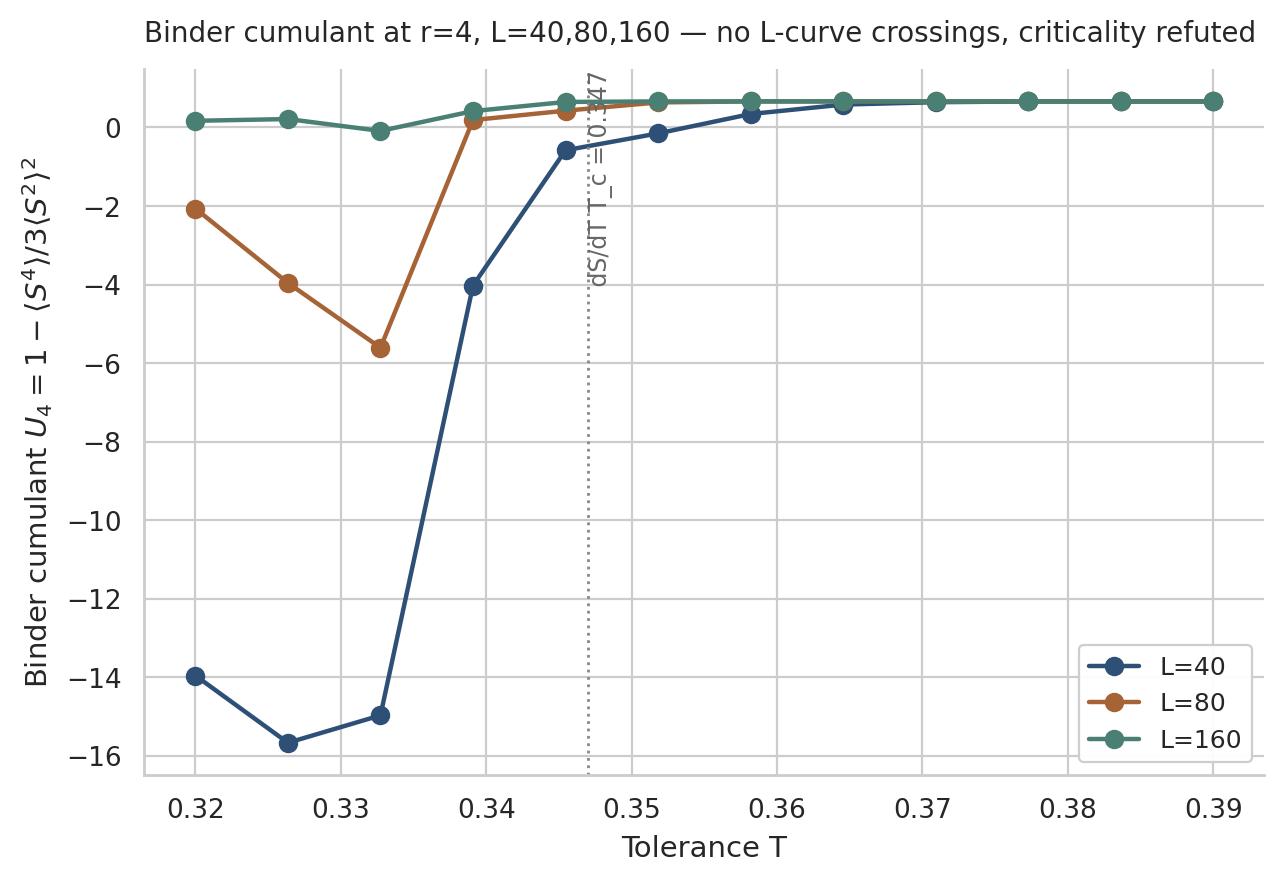

This figure's Python source:
"""Binder cumulant U_4(T) curves at radius=4 across L. Crossings give T_c independently."""
import numpy as np
import matplotlib.pyplot as plt
import seaborn as sns
from pathlib import Path

sns.set_theme(style="whitegrid", context="paper")
plt.rcParams.update({
    "font.family": "DejaVu Sans",
    "font.size": 9.5,
    "axes.titlesize": 10.5,
    "axes.labelsize": 10.5,
    "xtick.labelsize": 9.5,
    "ytick.labelsize": 9.5,
    "legend.fontsize": 9,
})

ROOT = Path("/Users/mrifaki/Projects/schelling-model-finite-size-scaling")
DEST = ROOT / "figures" / "binder_r4_crossing.png"

# Use the L=160-extended binder data if available
p_extended = ROOT / "outputs/data/binder_r4_L160.npz"
if p_extended.exists():
    d = np.load(p_extended, allow_pickle=True)
    T = d["T"]
    L_LIST = list(d["L"])
    U4 = d["U4_per_L"]
    crossings = []  # we know there are none from the extended run
else:
    d = np.load(ROOT / "outputs/data/binder_r4.npz", allow_pickle=True)
    T = d["T"]
    L_LIST = list(d["L"])
    U4 = d["U4_per_L"]
    crossings = d["T_crossings"]

fig, ax = plt.subplots(figsize=(6.5, 4.5), dpi=200)
colors = ["#2E5077", "#A56336", "#4A8074", "#9B3A2D"]
for L, u, c in zip(L_LIST, U4, colors):
    ax.plot(T, u, "o-", color=c, label=f"L={L}", linewidth=1.6, markersize=6)

# Annotate crossings
for c in crossings:
    ax.axvline(c, color="#aa3", linestyle="--", linewidth=1.0, alpha=0.7)
    ax.text(c, ax.get_ylim()[0] + 0.05, f"T_c (Binder) = {c:.4f}",
            rotation=90, ha="right", va="bottom", fontsize=8.5, color="#aa3")

# Reference: dS/dT-derived T_c
ax.axvline(0.347, color="#888", linestyle=":", linewidth=1.0)
ax.text(0.347, ax.get_ylim()[1] - 0.02, " dS/dT T_c = 0.347",
        rotation=90, ha="left", va="top", fontsize=8.5, color="#666")

ax.set_xlabel("Tolerance T")
ax.set_ylabel(r"Binder cumulant $U_4 = 1 - \langle S^4\rangle / 3\langle S^2\rangle^2$")
ax.set_title(r"Binder cumulant at r=4, L=40,80,160 — no L-curve crossings, criticality refuted",
             loc="left", pad=10, fontsize=10)
ax.legend(loc="lower right", framealpha=0.95)

for spine in ("top", "right"):
    ax.spines[spine].set_visible(False)

plt.tight_layout()
plt.savefig(DEST, dpi=200, bbox_inches="tight")
print(f"Wrote {DEST}")
